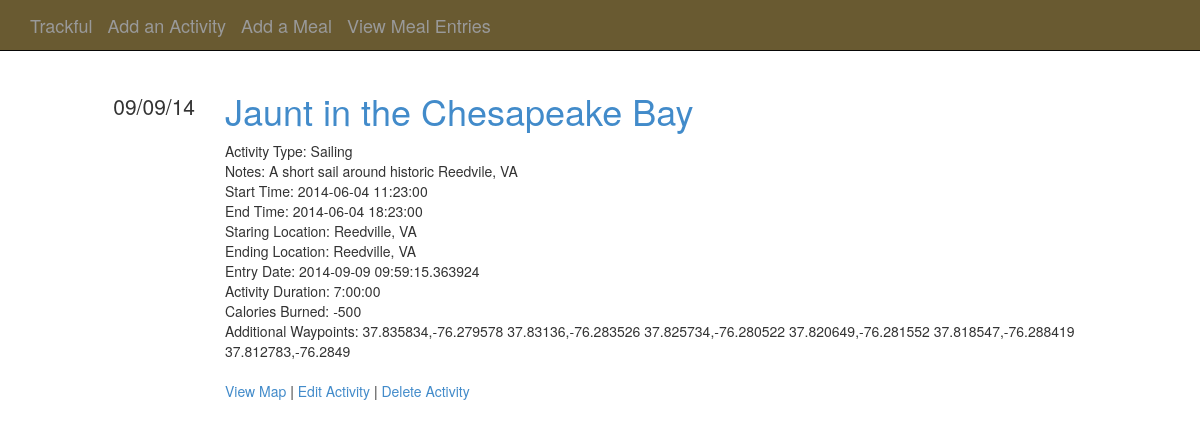
/activity/3, run on the app's committed database.
### tracky/models.py (models this page shows)
class Activity(Base):
    __tablename__ = 'activities'
    activity_id = Column(Integer, Sequence("activity_id_sequence"), primary_key=True)
    title = Column(String(1024))
    activity = Column(String(1024))
    start_time = Column(DateTime)
    end_time = Column(DateTime)
    duration = Column(String(1024))
    start_location = Column(String(1024))
    end_location = Column(String(1024))
    notes = Column(Text)
    calories = Column(Integer)
    entry_date = Column(DateTime, default=datetime.datetime.now)
    waypoints = Column(String(1024))

### tracky/views.py (the view)
@app.route('/activity/<int:activity_id>')
def view_activity(activity_id=0):
    activity = session.query(Activity).get(activity_id)
    current = datetime.utcnow()
    past_24_hours = current - timedelta(hours=24)
    activity2 = session.query(Activity).filter(Activity.entry_date.between(current, past_24_hours))
    print activity2
    print activity2.all()
    return render_template('activity.html', activity=activity)

### tracky/filters.py (called while the page is built)
@app.template_filter()
def dateformat(date, format):
    if not date:
        return None
    return date.strftime(format)

### tracky/templates/activity.html
{% extends 'base.html' %}
{% import 'macros.html' as macros %}
{% block content %}
{{ macros.render_activity(activity) }}
{% endblock %}

### tracky/templates/macros.html (shortened to what this page needs)
{% macro render_activity(activity) %}
<div class="row">
    <div class="col-md-2 text-right metadata">
        <ul class="list-unstyled">
            <li>
                {{ activity.entry_date | dateformat("%d/%m/%y") }}
            </li>
        </ul>
    </div>
    <div class="col-md-10">
        <h1>
             <a href="{{ url_for('view_activity', activity_id = activity.activity_id) }}"> {{ activity.title }}</a>
        </h1>
                Activity Type: {{ activity.activity }} <br>
                Notes: {{ activity.notes | safe }} <br>
                Start Time: {{ activity.start_time }} <br>
                End Time: {{ activity.end_time }} <br>
                Staring Location: {{ activity.start_location }} <br>
                Ending Location: {{ activity.end_location }} <br>
                Entry Date: {{ activity.entry_date }} <br>
                Activity Duration: {{ activity.duration }} <br>
                Calories Burned: {{ activity.calories }} <br>
                Additional Waypoints: {{ activity.waypoints }} <br><br>
                <a href="{{ url_for('gmap', activity_id = activity.activity_id) }}"> View Map</a> |
                <a href="{{ url_for('edit_activity', activity_id = activity.activity_id) }}"> Edit Activity</a> |
                <a href="{{ url_for('delete_activity', activity_id = activity.activity_id) }}"> Delete Activity</a>
    </div>
</div>
{% endmacro %}

### tracky/static/css/main.css (style rules this page uses)
div.metadata { margin-top: 20px; font-size: 1.5em; }

### data on the page
Activity: entry_date "09/09/14", title "Jaunt in the Chesapeake Bay", activity "Sailing", notes "A short sail around historic Reedvile, VA", start_time "2014-06-04 11:23:00", end_time "2014-06-04 18:23:00", start_location "Reedville, VA", end_location "Reedville, VA", entry_date "2014-09-09 09:59:15.363924", duration "7:00:00", calories "-500", waypoints "37.835834,-76.279578 37.83136,-76.283526 37.825734,-76.280522 37.820649,-76.281552 37.818547,-76.288419 37.812783,-76.2849"
